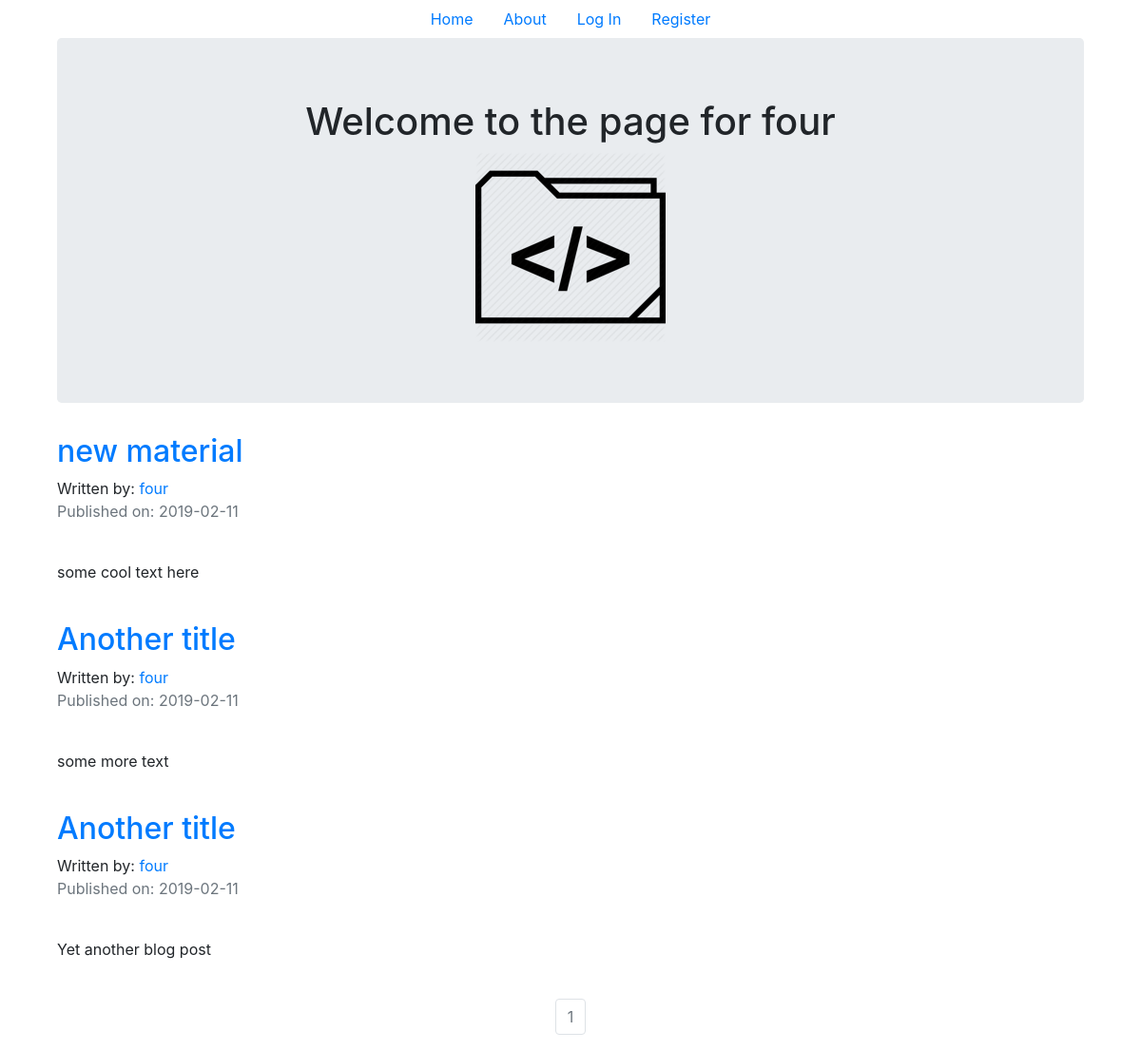
/four, run on the app's committed database.
### puppycompanyblog/models.py (models this page shows, shortened)
class User(db.Model,UserMixin):
    __tablename__ = 'users'
    id = db.Column(db.Integer,primary_key=True)
    profile_image = db.Column(db.String(64),nullable=False,default='default_profile.png')
    email = db.Column(db.String(64),unique=True,index=True)
    username = db.Column(db.String(64),unique=True,index=True)
    password_hash = db.Column(db.String(128))
    posts = db.relationship('BlogPost',backref='author',lazy=True)

class BlogPost(db.Model):
    users = db.relationship(User)
    id = db.Column(db.Integer,primary_key=True)
    user_id = db.Column(db.Integer,db.ForeignKey('users.id'),nullable=False)
    date = db.Column(db.DateTime,nullable=False,default=datetime.utcnow)
    title = db.Column(db.String(140),nullable=False)
    text = db.Column(db.Text,nullable=False)

### puppycompanyblog/users/views.py (the view)
@users.route("/<username>")
def user_posts(username):
    page = request.args.get('page', 1, type=int)
    user = User.query.filter_by(username=username).first_or_404()
    blog_posts = BlogPost.query.filter_by(author=user).order_by(
        BlogPost.date.desc()).paginate(page=page, per_page=5)
    return render_template('user_blog_posts.html', blog_posts=blog_posts, user=user)

### puppycompanyblog/templates/user_blog_posts.html (shortened to what this page needs)
{% extends "base.html" %}
{% block content %}
<div class="container">
    <div class="jumbotron">
        <div align='center'>
            <h1>Welcome to the page for {{user.username}}</h1>
            <img align='center' src="{{ url_for('static', filename='profile_pics/' + user.profile_image) }}">
        </div>
    </div>
    {% for post in blog_posts.items %}
    <h2><a href="{{ url_for('blog_posts.blog_post', blog_post_id=post.id) }}">{{ post.title }}</a></h2>
    Written by: <a href="{{ url_for('users.user_posts', username=post.author.username) }}">{{ post.author.username }}</a>
    <p class="text-muted">Published on: {{ post.date.strftime('%Y-%m-%d') }}</p>
    <br>
    <p>{{post.text}}</p>
    <br>
    {% endfor %}
</div>
<nav aria-label="Page navigation example">
    <ul class="pagination justify-content-center">
        {% for page_num in blog_posts.iter_pages(left_edge=1, right_edge=1, left_current=1, right_current=2) %}
        {% if blog_posts.page == page_num %}
        <li class="page-item disabled">
            <a class="page-link" href="{{ url_for('users.user_posts', username=user.username, page=page_num) }}">{{
                page_num }}</a></li>
        {% else %}
        <li class="page-item"><a class="page-link" href="{{ url_for('users.user_posts', username=user.username, page=page_num) }}">{{
                page_num }}</a></li>
        {% endif %}
        {% endfor %}
</nav>
{% endblock content %}

### data on the page
User: username "four", profile_image (picture)
BlogPost: title "new material", author.username "four", date "2019-02-11", text "some cool text here"
BlogPost: title "Another title", author.username "four", date "2019-02-11", text "some more text"
BlogPost: title "Another title", author.username "four", date "2019-02-11", text "Yet another blog post"

### other printed values
{{ page_num }} "1"
